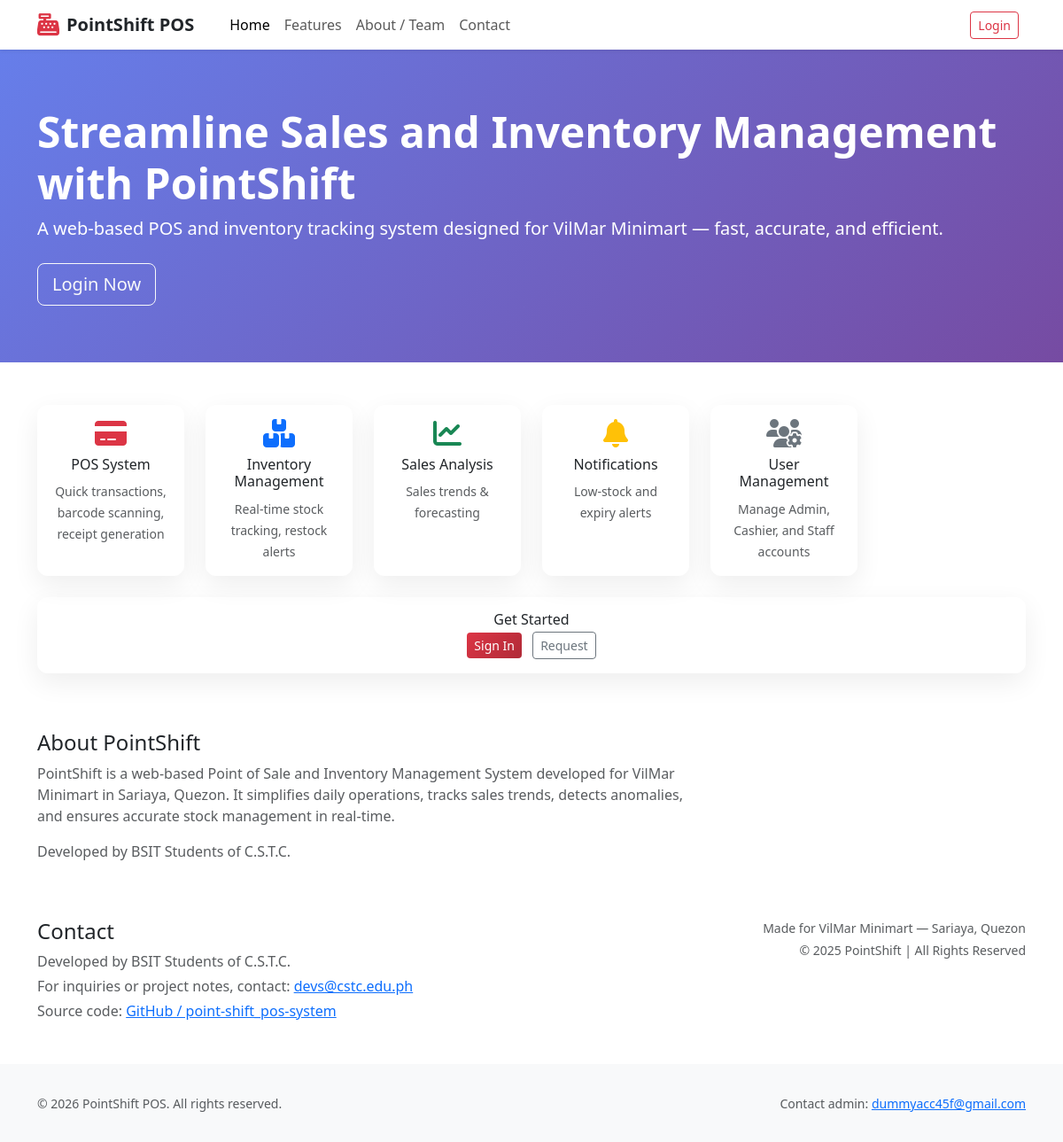
The page / on the database its author committed.
### tables this page shows
CREATE TABLE `store_settings` (
  `id` int(11) NOT NULL,
  `setting_key` varchar(100) NOT NULL,
  `setting_value` text DEFAULT NULL,
  `setting_type` varchar(50) DEFAULT 'text' COMMENT 'text, number, boolean, image',
  `created_at` timestamp NULL DEFAULT current_timestamp(),
  `updated_at` timestamp NULL DEFAULT current_timestamp() ON UPDATE current_timestamp()
);

### index.php (the view, shortened to what this page needs)
<?php
require_once 'config.php';
$store_name = defined('SITE_NAME') ? SITE_NAME : 'PointShift';
$store_logo = '';
$admin_contact_email = '';
if (isset($conn)) {
    $row = $conn->query("SELECT setting_value FROM store_settings WHERE setting_key = 'admin_notification_email' LIMIT 1")->fetch_assoc();
    if ($row && !empty($row['setting_value'])) {
        $admin_contact_email = $row['setting_value'];
    }
    $row = $conn->query("SELECT setting_value FROM store_settings WHERE setting_key = 'store_name' LIMIT 1")->fetch_assoc();
    if ($row && !empty($row['setting_value'])) {
        $store_name = $row['setting_value'];
    }
}
?>
<!DOCTYPE html>
<html lang="en">
<head>
    <link href="https://cdnjs.cloudflare.com/ajax/libs/bootstrap/5.3.0/css/bootstrap.min.css" rel="stylesheet">
    <link href="https://cdnjs.cloudflare.com/ajax/libs/font-awesome/6.4.0/css/all.min.css" rel="stylesheet">
</head>
<body>
    <nav class="navbar navbar-expand-lg navbar-light bg-white shadow-sm">
        <div class="container">
            <a class="navbar-brand d-flex align-items-center" href="index.php">
                <?php if (!empty($store_logo)): ?>
                    <img src="<?php echo htmlspecialchars($store_logo); ?>" alt="logo" class="brand-logo me-2">
                <?php else: ?>
                    <i class="fas fa-cash-register fa-lg me-2 text-danger"></i>
                <?php endif; ?>
                <span class="fw-bold text-dark"><?php echo htmlspecialchars($store_name); ?></span>
            </a>
            <div class="collapse navbar-collapse" id="mainNav">
                <ul class="navbar-nav ms-3 me-auto mb-2 mb-lg-0">
                    <li class="nav-item"><a class="nav-link active" href="index.php">Home</a></li>
                    <li class="nav-item"><a class="nav-link" href="#features">Features</a></li>
                    <li class="nav-item"><a class="nav-link" href="#about">About / Team</a></li>
                    <li class="nav-item"><a class="nav-link" href="#contact">Contact</a></li>
                </ul>
                <div class="d-flex ms-auto">
                    <a href="login.php" class="btn btn-outline-danger btn-sm me-2">Login</a>
                </div>
            </div>
        </div>
    </nav>
    <header class="hero" id="home">
        <div class="container">
            <div class="row align-items-center">
                <div class="col-12 text-center text-md-start mb-4 mb-md-0">
                    <h1 class="display-5 fw-bold">Streamline Sales and Inventory Management with PointShift</h1>
                    <p class="lead">A web-based POS and inventory tracking system designed for VilMar Minimart — fast, accurate, and efficient.</p>
                    <div class="mt-4">
                        <a href="login.php" class="btn btn-outline-light btn-lg">Login Now</a>
                    </div>
                </div>
            </div>
        </div>
    </header>
    <main class="py-5">
        <div class="container">
            <div class="row g-4" id="features">
                <div class="col-md-4 col-lg-2">
                    <div class="p-3 feature-card h-100 text-center">
                        <div class="mb-2"><i class="fas fa-credit-card fa-2x text-danger"></i></div>
                        <h6>POS System</h6>
                        <small class="text-muted">Quick transactions, barcode scanning, receipt generation</small>
                    </div>
                </div>
                <div class="col-md-4 col-lg-2">
                    <div class="p-3 feature-card h-100 text-center">
                        <div class="mb-2"><i class="fas fa-boxes fa-2x text-primary"></i></div>
                        <h6>Inventory Management</h6>
                        <small class="text-muted">Real-time stock tracking, restock alerts</small>
                    </div>
                </div>
                <div class="col-md-4 col-lg-2">
                    <div class="p-3 feature-card h-100 text-center">
                        <div class="mb-2"><i class="fas fa-chart-line fa-2x text-success"></i></div>
                        <h6>Sales Analysis</h6>
                        <small class="text-muted">Sales trends & forecasting</small>
                    </div>
                </div>
                <div class="col-md-4 col-lg-2">
                    <div class="p-3 feature-card h-100 text-center">
                        <div class="mb-2"><i class="fas fa-bell fa-2x text-warning"></i></div>
                        <h6>Notifications</h6>
                        <small class="text-muted">Low-stock and expiry alerts</small>
                    </div>
                </div>
                <div class="col-md-4 col-lg-2">
                    <div class="p-3 feature-card h-100 text-center">
                        <div class="mb-2"><i class="fas fa-users-cog fa-2x text-secondary"></i></div>
                        <h6>User Management</h6>
                        <small class="text-muted">Manage Admin, Cashier, and Staff accounts</small>
                    </div>
                </div>
            </div>
            <div class="row mt-4">
                <div class="col-12 mb-3">
                    <div class="p-3 feature-card text-center">
                        <h6 class="mb-1">Get Started</h6>
                        <a href="login.php" class="btn btn-cta btn-sm">Sign In</a>
                        <a href="request_account.php" class="btn btn-outline-secondary btn-sm ms-2">Request</a>
                    </div>
                </div>
            </div>
            <div class="row mt-5" id="about">
                <div class="col-md-8">
                    <h4>About PointShift</h4>
                    <p class="text-muted">PointShift is a web-based Point of Sale and Inventory Management System developed for VilMar Minimart in Sariaya, Quezon. It simplifies daily operations, tracks sales trends, detects anomalies, and ensures accurate stock management in real-time.</p>
                    <p class="text-muted">Developed by BSIT Students of C.S.T.C.</p>
                </div>
                    <div class="col-md-4 text-md-end">
                </div>
            </div>
            <div class="row mt-5" id="contact">
                <div class="col-md-8">
                    <h4>Contact</h4>
                    <p class="text-muted mb-1">Developed by BSIT Students of C.S.T.C.</p>
                    <p class="text-muted mb-1">For inquiries or project notes, contact: <a href="mailto:devs@cstc.edu.ph">devs@cstc.edu.ph</a></p>
                    <p class="text-muted mb-0">Source code: <a href="https://github.com/LeeDev428/point-shift_pos-system" target="_blank">GitHub / point-shift_pos-system</a></p>
                </div>
                <div class="col-md-4 text-md-end">
                    <p class="small text-muted mb-1">Made for VilMar Minimart — Sariaya, Quezon</p>
                    <p class="small text-muted mb-0">© 2025 PointShift | All Rights Reserved</p>
                </div>
            </div>
        </div>
    </main>
    <footer>
        <div class="container d-flex justify-content-between align-items-center">
            <div>
                <small class="text-muted">&copy; <?php echo date('Y'); ?> <?php echo htmlspecialchars($store_name); ?>. All rights reserved.</small>
            </div>
            <div>
                <?php if (!empty($admin_contact_email)): ?>
                    <small class="text-muted">Contact admin: <a href="mailto:<?php echo htmlspecialchars($admin_contact_email); ?>"><?php echo htmlspecialchars($admin_contact_email); ?></a></small>
                <?php else: ?>
                    <small class="text-muted">Contact admin via <a href="login.php">Request Account</a></small>
                <?php endif; ?>
            </div>
        </div>
    </footer>
</body>
</html>

### index.php (style rules this page uses)
:root { --primary: #dc3545; --primary-dark: #b02a37; }
.hero { background: linear-gradient(135deg, #667eea 0%, #764ba2 100%); color: #fff; padding: 4rem 0; }
.feature-card { border-radius: 12px; box-shadow: 0 10px 30px rgba(0,0,0,0.07); }
.btn-cta { background: linear-gradient(135deg, var(--primary) 0%, var(--primary-dark) 100%); color: #fff; border: none; }
footer { background: #f8f9fa; padding: 2rem 0; }

### rows shown on the page
store_settings: setting_value "PointShift POS"
store_settings: setting_value "dummyacc45f@gmail.com"
